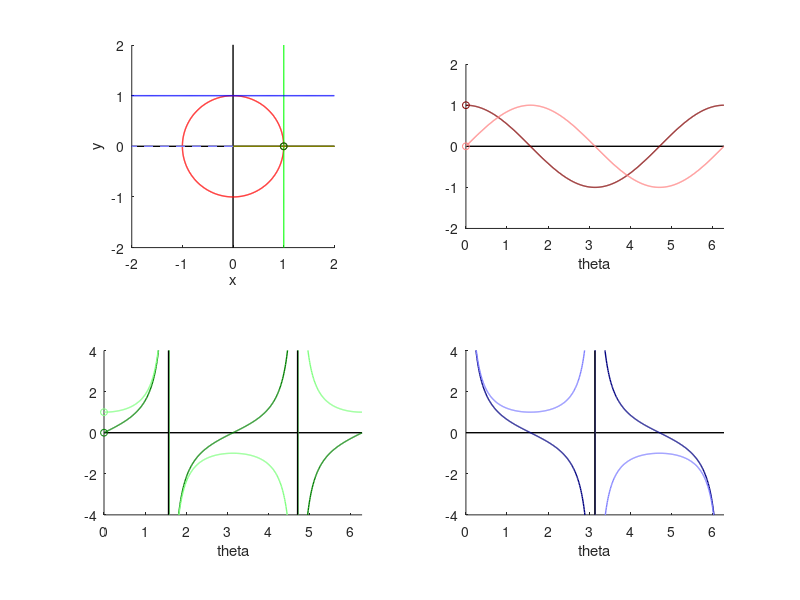

Here is the MATLAB script that generated this plot: (Note: this script raises an error after producing the figure.)
clear
clc
format

tracers_on = 1;

theta_vals = 0:0.01:2*pi;
N = size(theta_vals,2);

cos_vals = cos(theta_vals);
sin_vals = sin(theta_vals);

tan_vals = tan(theta_vals);
sec_vals = sec(theta_vals);

cot_vals = cot(theta_vals);
csc_vals = csc(theta_vals);

%%%%%%%%%%%%%%%%%%%%%%%
subplot(2,2,1);

%x-axis
line([-3.0, 3.0], [0.0, 0.0], 'Color', [0 0 0], 'LineWidth', 1);
%y-axis
line([0.0, 0.0], [-3.0, 3.0], 'Color', [0 0 0], 'LineWidth', 1);

unit_circle_data = [cos(0:0.01:2*pi); sin(0:0.01:2*pi)];
unit_circle = line(unit_circle_data(1,:), unit_circle_data(2,:), ...
                   'Color', [1 0 0], 'LineWidth', 1);

tangent_data = [ones(1,size(-2:0.01:2,2)); -2:0.01:2];
tangent = line(tangent_data(1,:), tangent_data(2,:), ...
               'Color', [0 1 0], 'LineWidth', 1);

cotangent_data = [-2:0.01:2; ones(1,size(-2:0.01:2,2))];
cotangent = line(cotangent_data(1,:), cotangent_data(2,:), ...
                 'Color', [0 0 1], 'LineWidth', 1);           

positive_ray = line([0.0, 3.0], [0.0, 0.0], ...
                    'Color', [0.5 0.5 0.0], 'LineWidth', 1);

negative_ray = line([0.0, -3.0], [0.0, 0.0], ...
                    'Color', [0.5 0.5 1.0], 'LineWidth', 1, 'LineStyle', '--');
 
intersection_point_1 = line(1.0, 0.0, ...
                            'Color', [0.5 0 0], 'Marker', 'o', 'MarkerSize', 5);

intersection_point_2 = line(1.0, 0.0, ...
                            'Color', [0 0.5 0], 'Marker', 'o', 'MarkerSize', 5);

intersection_point_3 = line(10.0, 1.0, ...
                            'Color', [0 0 0.5], 'Marker', 'o', 'MarkerSize', 5);                        
                        
xlabel('x');
xlim([-2, 2]);
ylabel('y');
ylim([-2, 2]);
daspect([1 1 1]);

%%%%%%%%%%%%%%%%%%%%%%%
subplot(2,2,2);

%x-axis
line([0, 2*pi], [0, 0], 'Color', [0 0 0], 'LineWidth', 1);

line(theta_vals, cos_vals, 'Color', [0.5 0 0], 'LineWidth', 1);
line(theta_vals, sin_vals, 'Color', [1 0.5 0.5], 'LineWidth', 1);

if (tracers_on)
    cos_tracker = line(0.0, 1.0, ...
                       'Color', [0.5 0 0], 'Marker', 'o', 'MarkerSize', 5);

    sin_tracker = line(0.0, 0.0, ...
                       'Color', [1 0.5 0.5], 'Marker', 'o', 'MarkerSize', 5);
end
               
xlabel('theta');
xlim([0, 2*pi]);
ylim([-2.0, 2.0]);
daspect([1 1 1]);

%%%%%%%%%%%%%%%%%%%%%%%
subplot(2,2,3);

%x-axis
line([0, 2*pi], [0, 0], 'Color', [0 0 0], 'LineWidth', 1);

line(theta_vals, tan_vals, 'Color', [0 0.5 0], 'LineWidth', 1);
line(theta_vals, sec_vals, 'Color', [0.5 1 0.5], 'LineWidth', 1);
line([pi/2, pi/2], [-4.0, 4.0], 'Color', [0 0 0], 'LineWidth', 1);
line([3*pi/2, 3*pi/2], [-4.0, 4.0], 'Color', [0 0 0], 'LineWidth', 1);

if (tracers_on)
    tan_tracker = line(0.0, 0.0, ...
                       'Color', [0 0.5 0], 'Marker', 'o', 'MarkerSize', 5);

    sec_tracker = line(0.0, 1.0, ...
                       'Color', [0.5 1 0.5], 'Marker', 'o', 'MarkerSize', 5);
end
               
xlabel('theta');
xlim([0, 2*pi]);
ylim([-4.0, 4.0]);
daspect([1 2 1]);

%%%%%%%%%%%%%%%%%%%%%%%
subplot(2,2,4);

%x-axis
line([0, 2*pi], [0, 0], 'Color', [0 0 0], 'LineWidth', 1);

line(theta_vals, cot_vals, 'Color', [0 0 0.5], 'LineWidth', 1);
line(theta_vals, csc_vals, 'Color', [0.5 0.5 1], 'LineWidth', 1);
line([pi, pi], [-4.0, 4.0], 'Color', [0 0 0], 'LineWidth', 1);

if (tracers_on)
    cot_tracker = line(0.0, 10.0, ...
                       'Color', [0 0 0.5], 'Marker', 'o', 'MarkerSize', 5);

    csc_tracker = line(0.0, 10.0, ...
                       'Color', [0.5 0.5 1], 'Marker', 'o', 'MarkerSize', 5);
end
               
xlabel('theta');
xlim([0, 2*pi]);
ylim([-4.0, 4.0]);
daspect([1 2 1]);

%%%%%%%%%%%%%%%%%%%%%%%

drawnow;

theta = 0.0;
while (isvalid(unit_circle))
    positive_ray.XData = [0.0, 3.0*cos(theta)];
    positive_ray.YData = [0.0, 3.0*sin(theta)];
    
    negative_ray.XData = [0.0, -3.0*cos(theta)];
    negative_ray.YData = [0.0, -3.0*sin(theta)];
    
    intersection_point_1.XData = cos(theta);
    intersection_point_1.YData = sin(theta);
    
    intersection_point_2.XData = 1.0;
    intersection_point_2.YData = tan(theta);
    
    intersection_point_3.XData = cot(theta);
    intersection_point_3.YData = 1.0;
    
    if (tracers_on)
        cos_tracker.XData = theta;
        cos_tracker.YData = cos(theta);

        sin_tracker.XData = theta;
        sin_tracker.YData = sin(theta);

        tan_tracker.XData = theta;
        tan_tracker.YData = tan(theta);

        sec_tracker.XData = theta;
        sec_tracker.YData = sec(theta);

        cot_tracker.XData = theta;
        cot_tracker.YData = cot(theta);

        csc_tracker.XData = theta;
        csc_tracker.YData = csc(theta);
    end
    
    theta = theta + 0.008;
    if (theta > 2*pi)
        theta = 0.0;
    end
    
    drawnow;
end



